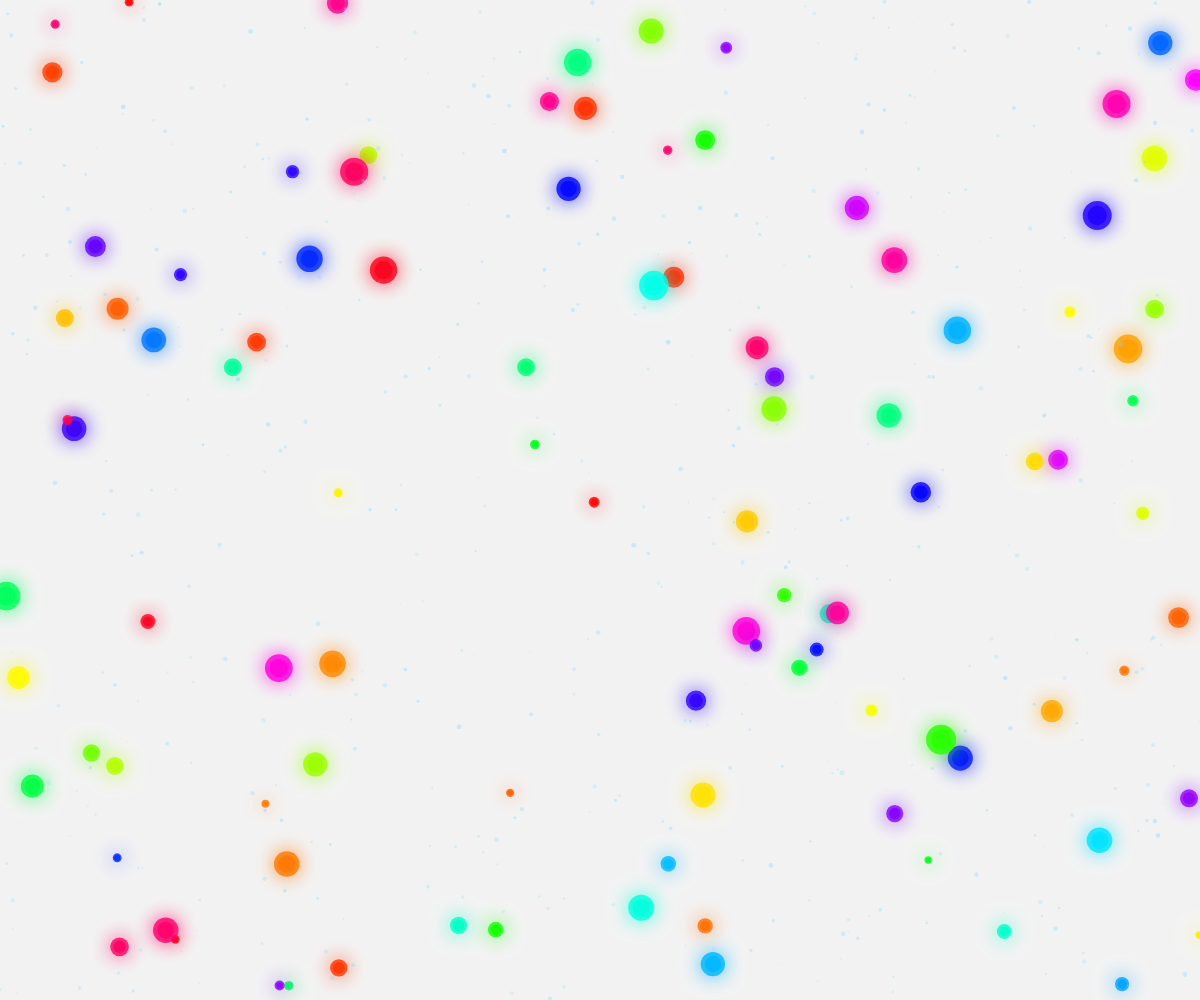
Frame 1 (no input)
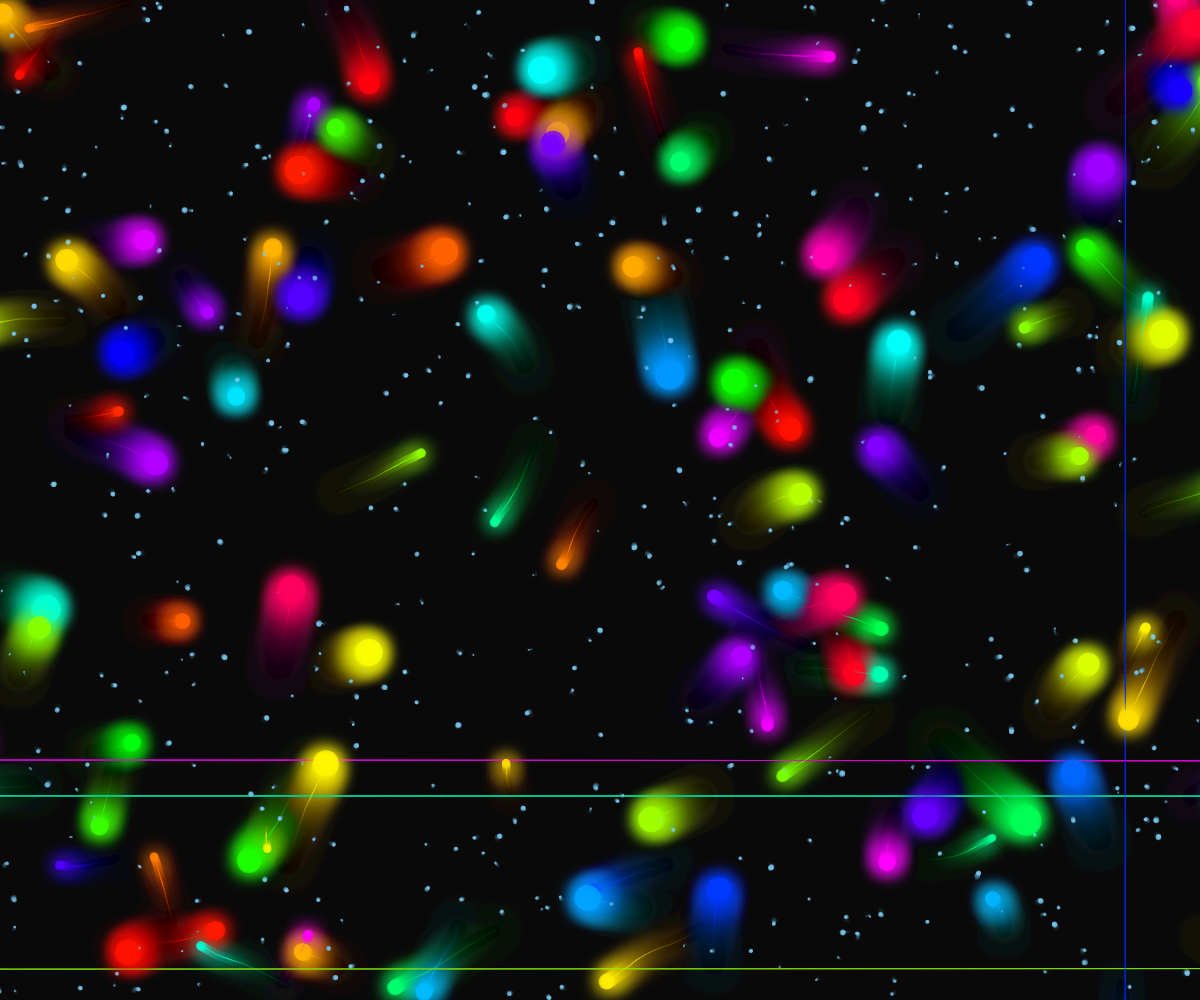
Frame 60 (no input)
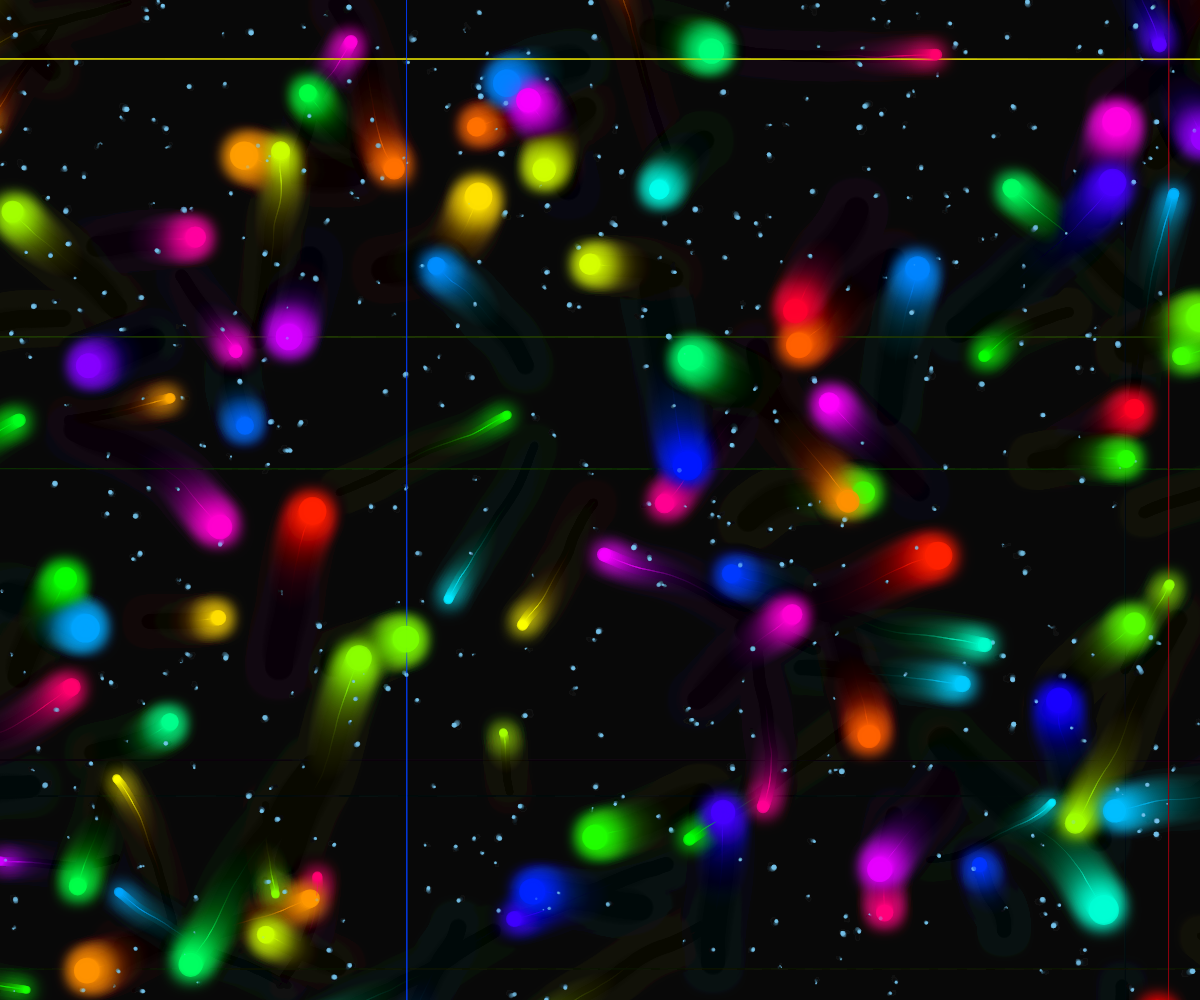
Frame 120 (the mouse pressed at the canvas centre since frame 60)

The p5.js sketch that drew these frames (run headless with seeded random() and noise() and a simulated clock; from frame 60 on, the mouse is pressed at the canvas centre):

// p5.js sketch
// ── sketch.js
let forms = [];
let trails = [];
let numForms = 100;
let numTrails = 500;

function setup() {
  createCanvas(windowWidth, windowHeight);
  colorMode(HSB, 360, 100, 100, 1);
  
  // Initialize bioluminescent forms
  for (let i = 0; i < numForms; i++) {
    forms.push({
      x: random(width),
      y: random(height),
      size: random(5, 20),
      speed: random(0.5, 2),
      hue: random(360),
      angle: random(TWO_PI),
      trail: []
    });
  }
  
  // Initialize trails
  for (let i = 0; i < numTrails; i++) {
    trails.push({
      x: random(width),
      y: random(height),
      size: random(1, 5),
      alpha: random(50, 100),
      life: random(100, 200)
    });
  }
}

function draw() {
  background(0, 0, 0, 0.05); // Semi-transparent black for trail fading
  
  // Update and display forms
  for (let i = 0; i < forms.length; i++) {
    let form = forms[i];
    
    // Update position with gentle random movement
    form.angle += random(-0.05, 0.05);
    form.x += cos(form.angle) * form.speed;
    form.y += sin(form.angle) * form.speed;
    
    // Wrap around screen edges
    if (form.x < -50) form.x = width + 50;
    if (form.x > width + 50) form.x = -50;
    if (form.y < -50) form.y = height + 50;
    if (form.y > height + 50) form.y = -50;
    
    // Add current position to trail
    form.trail.push({x: form.x, y: form.y});
    if (form.trail.length > 20) {
      form.trail.shift();
    }
    
    // Draw trail
    noFill();
    stroke(form.hue, 100, 100, 0.3);
    strokeWeight(1);
    beginShape();
    for (let pos of form.trail) {
      vertex(pos.x, pos.y);
    }
    endShape();
    
    // Draw bioluminescent form
    noStroke();
    fill(form.hue, 100, 100, 0.8);
    ellipse(form.x, form.y, form.size);
    
    // Add glow effect
    drawingContext.shadowBlur = 20;
    drawingContext.shadowColor = color(form.hue, 100, 100);
    ellipse(form.x, form.y, form.size * 1.5);
    drawingContext.shadowBlur = 0;
    
    // Update hue for color cycling
    form.hue = (form.hue + 0.5) % 360;
  }
  
  // Update and display trails
  for (let i = 0; i < trails.length; i++) {
    let trail = trails[i];
    
    // Slowly decrease life
    trail.life -= 0.5;
    
    // Reset if dead
    if (trail.life <= 0) {
      trail.x = random(width);
      trail.y = random(height);
      trail.life = random(100, 200);
      trail.alpha = random(50, 100);
    }
    
    // Draw trail particle
    noStroke();
    fill(200, 50, 100, trail.alpha / 255);
    ellipse(trail.x, trail.y, trail.size);
    
    // Slight movement for particles
    trail.x += random(-0.5, 0.5);
    trail.y += random(-0.5, 0.5);
  }
}

function windowResized() {
  resizeCanvas(windowWidth, windowHeight);
}
